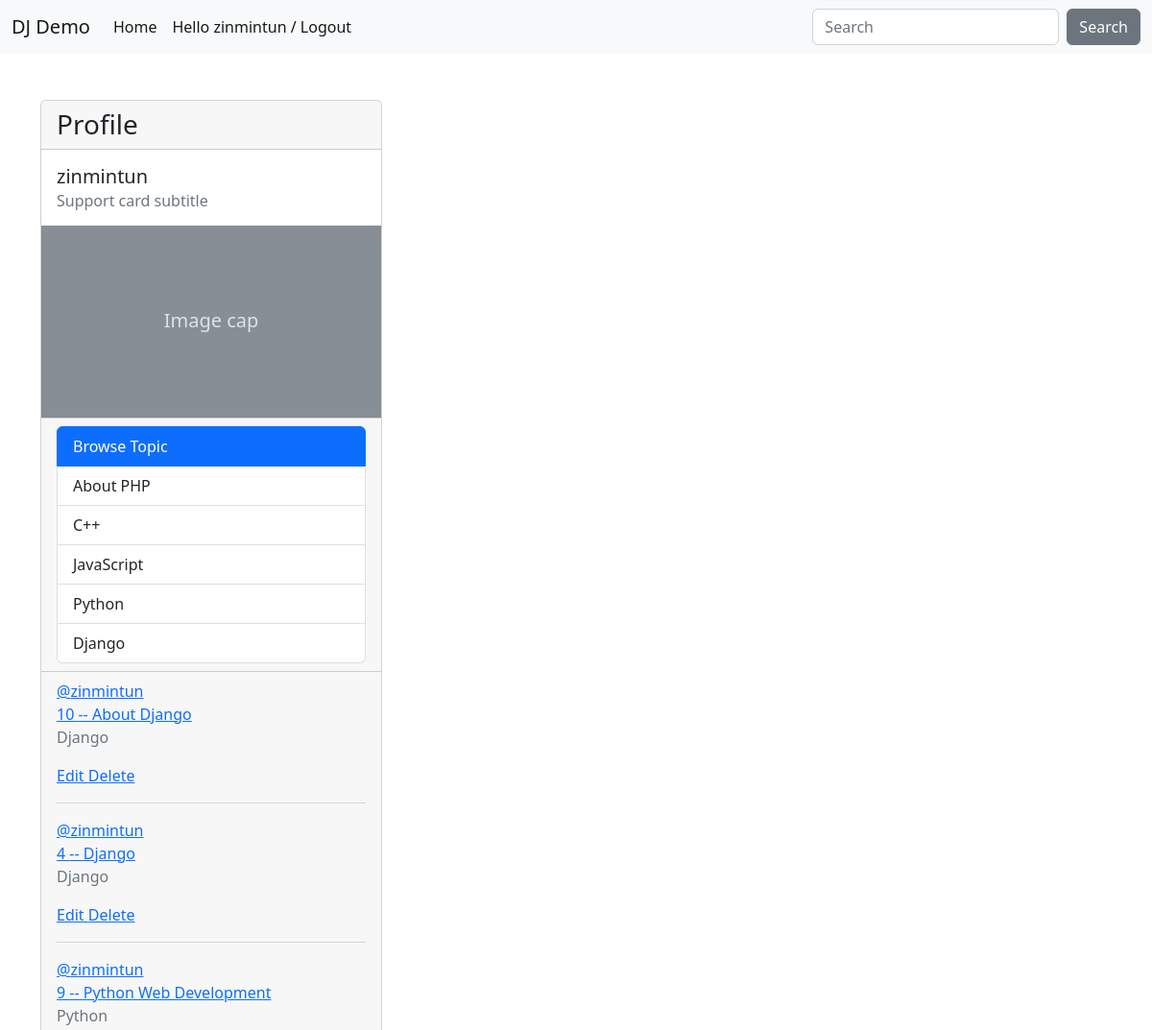
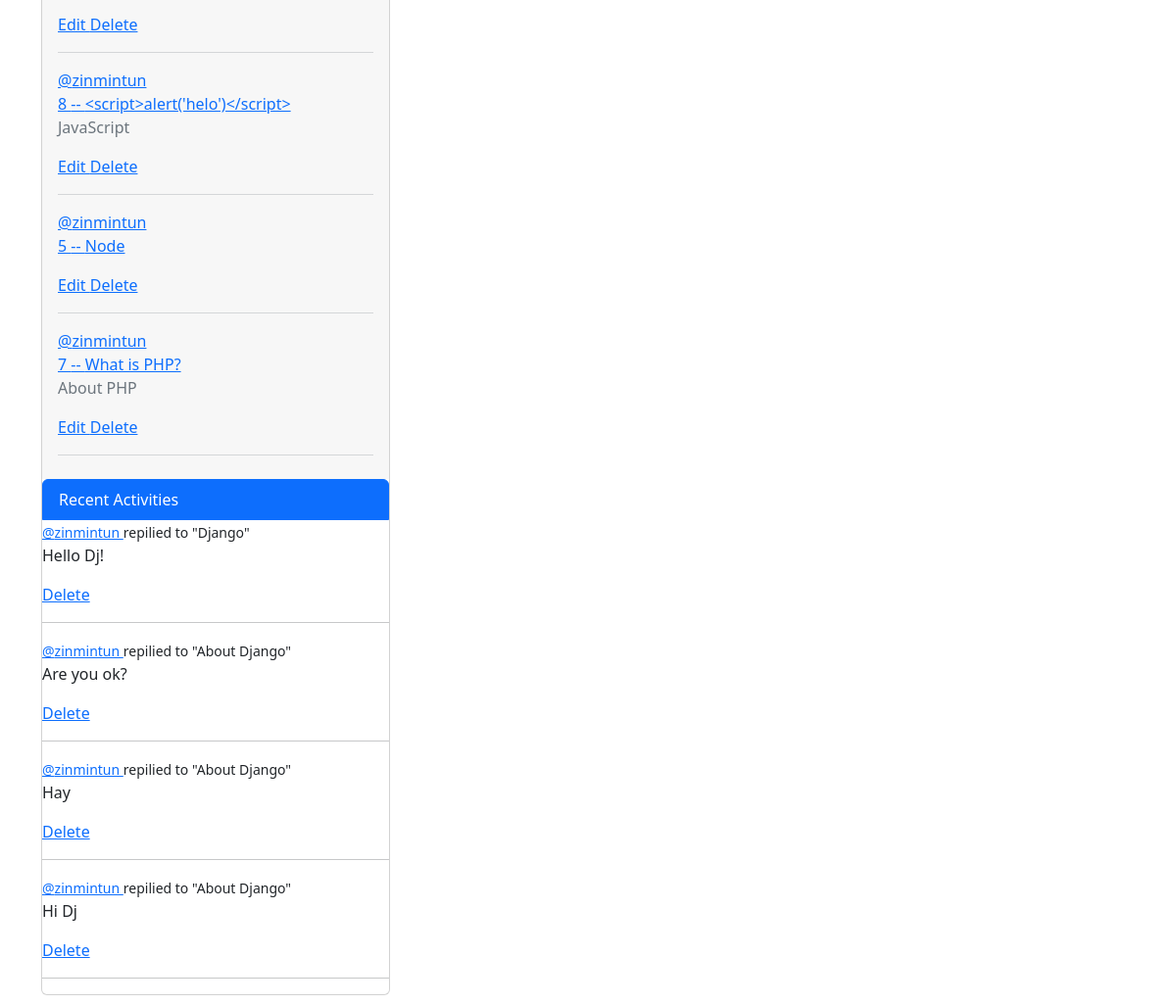
The page /profile/1 (signed in) on the database as committed earlier (2 pictures, top to bottom).
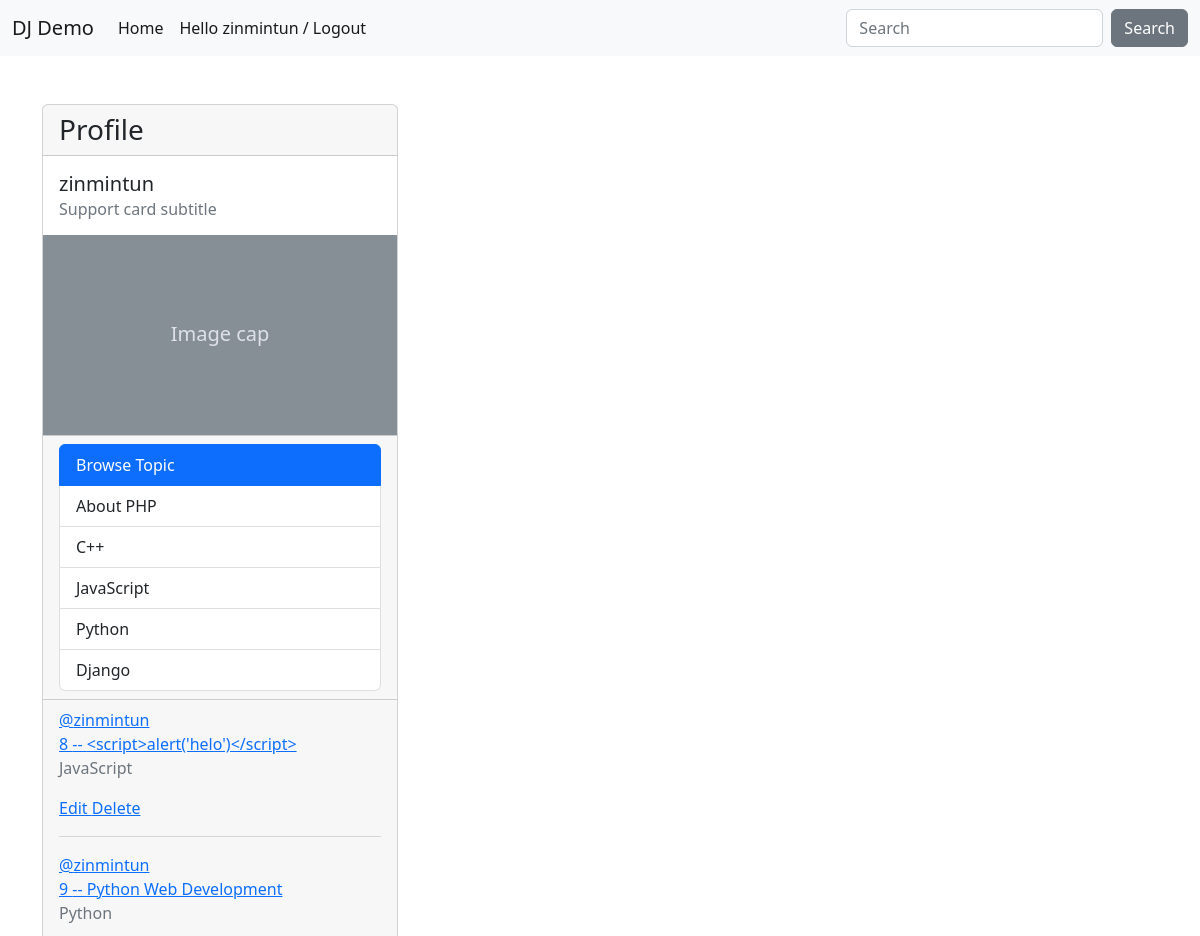
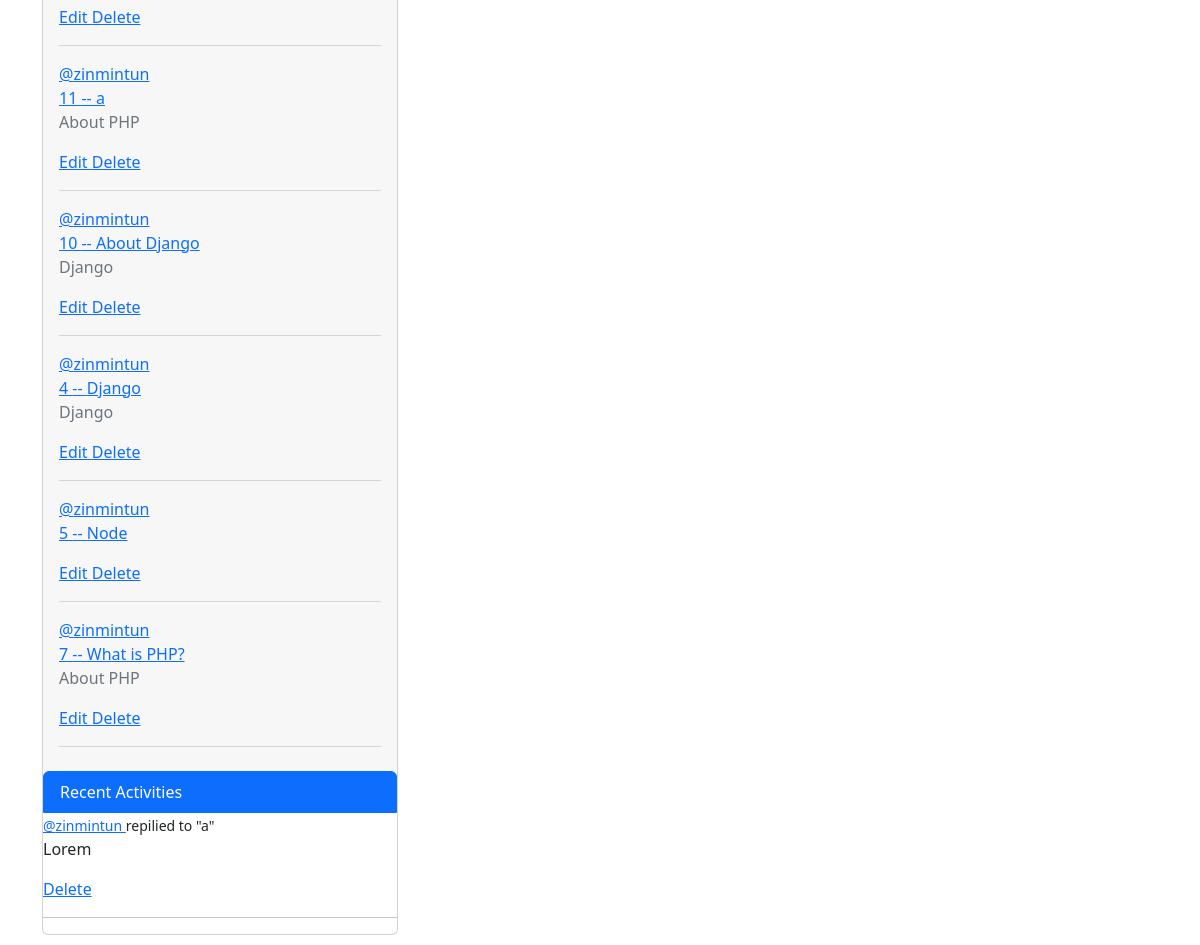
The same page on the database as committed later (2 pictures, top to bottom).
### base/models.py (models this page shows, shortened)
class Topic(models.Model):
    name = models.CharField(max_length=200)

class Room(models.Model):
    host = models.ForeignKey(User, on_delete=models.SET_NULL, null=True)
    topic = models.ForeignKey(Topic, on_delete=models.SET_NULL, null=True)
    name = models.CharField(max_length=200)
    description = models.TextField(null=True, blank=True)
    participants = models.ManyToManyField(
        User, related_name='participants', blank=True)
    created = models.DateTimeField(auto_now_add=True)
    updated = models.DateTimeField(auto_now=True)
    class Meta:
        ordering = ['-updated', '-created']
    def __str__(self):
        return str(self.name)

class Message(models.Model):
    user = models.ForeignKey(User, on_delete=models.CASCADE)
    room = models.ForeignKey(Room, on_delete=models.CASCADE)
    body = models.TextField()
    created = models.DateTimeField(auto_now_add=True)
    updated = models.DateTimeField(auto_now=True)
    class Meta:
        ordering = ['-updated', '-created']

### base/views.py (the view)
# urls.py: path('profile/<str:pk>', views.userProfile, name='profile'),
@login_required(login_url='login')
def userProfile(request, pk):
    user = User.objects.get(id=pk)
    rooms = user.room_set.all()
    room_messages = user.message_set.all()
    topics = Topic.objects.all()
    context = {'user': user, 'rooms': rooms,
               'room_messages': room_messages, 'topics': topics}
    return render(request, 'base/profile.html', context)

### base/templates/base/profile.html (shortened to what this page needs)
{% extends 'main.html' %}
{% block content %}
<div class="col-md-4">
    <div class="card mb-3">
        <h3 class="card-header">
            Profile
        </h3>
        <div class="card-body">
            <h5 class="card-title">
                {{user.username}}
            </h5>
            <h6 class="card-subtitle text-muted">Support card subtitle</h6>
        </div>
        <svg xmlns="http://www.w3.org/2000/svg" class="d-block user-select-none" width="100%" height="200"
            aria-label="Placeholder: Image cap" focusable="false" role="img" preserveAspectRatio="xMidYMid slice"
            viewBox="0 0 318 180" style="font-size:1.125rem;text-anchor:middle">
            <text x="50%" y="50%" fill="#dee2e6" dy=".3em">Image cap</text>
        </svg>
        <div class="card-footer text-muted">
            {% include 'base/topices_components.html' %}
        </div>
        <div class="card-footer text-muted">
            {% include 'base/feed_components.html' %}
        </div>
        <div>
            {% include 'base/activities_components.html' %}
        </div>
    </div>
</div>
{% endblock %}

### templates/main.html (shortened to what this page needs)
<!DOCTYPE html>
<html lang="en">
<head>
    <link href="https://cdn.jsdelivr.net/npm/bootstrap@5.2.0/dist/css/bootstrap.min.css" rel="stylesheet"
>
</head>
<body>
    {% include 'navbar.html' %}
    <div class="container py-5">
        <div class="row">
            {% block content %}{% endblock %}
</body>
</html>

### templates/navbar.html (shortened to what this page needs)
<nav class="navbar navbar-expand-lg bg-light">
    <div class="container-fluid">
        <a class="navbar-brand" href="{% url 'home' %}">
            DJ Demo
        </a>
        <div class="collapse navbar-collapse" id="navbarSupportedContent">
            <ul class="navbar-nav me-auto mb-2 mb-lg-0">
                <li class="nav-item">
                    <a class="nav-link active" href="{% url 'home' %}">
                        Home
                    </a>
                </li>
                <li class="nav-item">
                    {% if request.user.is_authenticated %}
                    <a class="nav-link active" href="{% url 'logout' %}">
                        Hello {{request.user}} /
                        Logout
                    </a>
                    {% else %}
                    <a class="nav-link active" href="{% url 'login' %}">
                        Login
                    </a>
                    {% endif %}
                </li>
            </ul>
            <form class="d-flex" action="{% url 'home' %}">
                <input class="form-control me-sm-2" type="text" placeholder="Search" name="q">
                <button class="btn btn-secondary my-2 my-sm-0" type="submit">Search</button>
            </form>
        </div>
    </div>
</nav>

### base/templates/base/topices_components.html
<div class="list-group">
    <a href="{% url 'home' %}" class="list-group-item list-group-item-action active">
        Browse Topic
    </a>
    {% for topic in topics %}
    <a href="{% url 'home' %}?q={{ topic.name }}" class="list-group-item list-group-item-action">
        {{topic.name}}
    </a>
    {% endfor %}
</div>

### base/templates/base/feed_components.html
<div>
    {% for room in rooms %}
    <div>
        <div>
            <a href="{% url 'profile' room.host.id %}">
                @{{room.host.username}}
            </a>
        </div>
        <a href="{% url 'room' room.id %}">
            {{room.id}} -- {{room.name}}
        </a>
        <p>
            {{room.topic.name}}
        </p>
        {% if request.user == room.host %}
        <a href="{% url 'update_room' room.id %}">
            Edit
        </a>
        <a href="{% url 'delete_room' room.id %}">
            Delete
        </a>
        {% endif %}
        <hr>
    </div>
    {% endfor %}
</div>

### base/templates/base/activities_components.html (shortened to what this page needs)
<div class="list-group">
    <a href="{% url 'home' %}" class="list-group-item list-group-item-action active">
        Recent Activities
    </a>
    {% for room_message in room_messages %}
    <div>
        <small>
            <a href="{% url 'profile' room_message.user.id %}">
                @{{room_message.user}}
            </a>
        </small>
        <small>
            repilied to "{{room_message.room}}"
        </small>
        <p>
            {{room_message.body}}
        </p>
        {% if request.user == room_message.user %}
        <a href="{% url 'delete_message' room_message.id %}">
            Delete
        </a>
        {% endif %}
        <hr>
    </div>
    {% endfor %}
</div>

Rows that differ between the two databases and show on the page:
removed Message: user "zinmintun", room "Django", body "Hello Dj!", shows "Delete"
removed Message: user "zinmintun", room "About Django", body "Are you ok?", shows "Delete"
removed Message: user "zinmintun", room "About Django", body "Hay", shows "Delete"
removed Message: user "zinmintun", room "About Django", body "Hi Dj", shows "Delete"
changed Room "<script>alert('helo')</script>": moves up the list
changed Room "Python Web Development": moves up the list
added Room: host.username "zinmintun", id "11", name "a", topic.name "About PHP", shows "Edit"
added Message: user "zinmintun", room "a", body "Lorem", shows "Delete"
